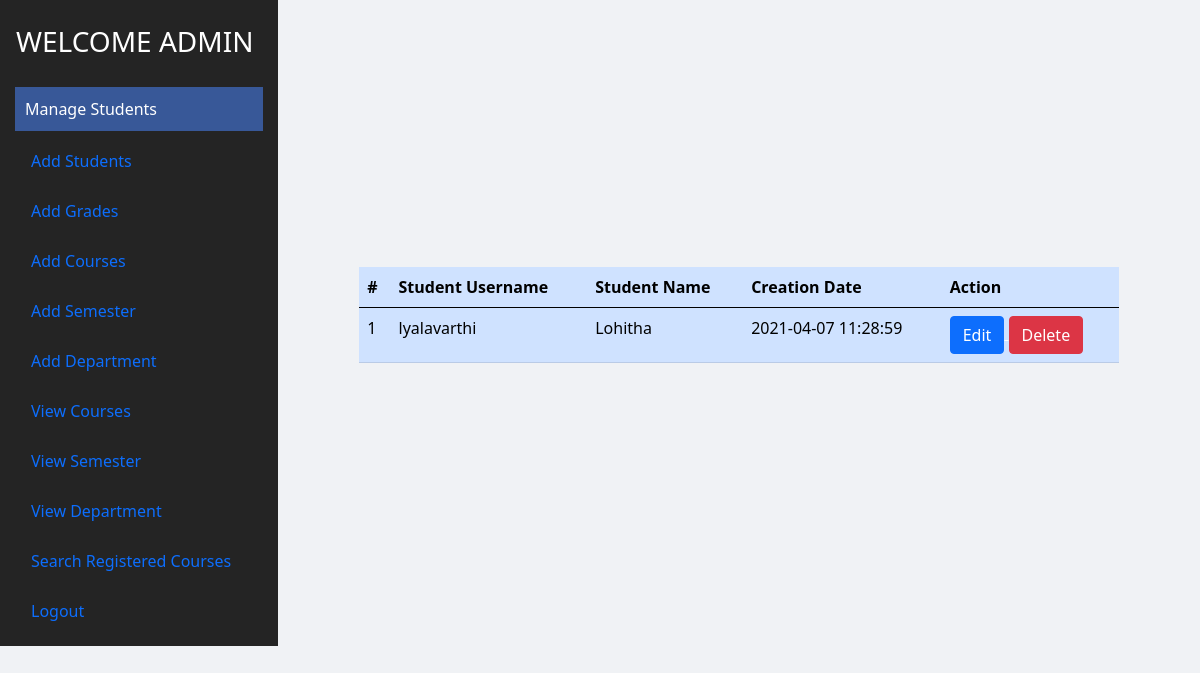
Page /registration-system/admin/view-students.php (signed in) on the committed database.
### tables this page shows
CREATE TABLE `studentdetails` (
  `username` varchar(255) NOT NULL,
  `studentname` varchar(255) NOT NULL,
  `password` varchar(255) NOT NULL,
  `department` varchar(255) NOT NULL,
  `currentsemester` varchar(255) NOT NULL,
  `createddate` timestamp NULL DEFAULT current_timestamp(),
  `updateddate` timestamp NULL DEFAULT NULL
);

### registration-system/admin/view-students.php (the view, shortened to what this page needs)
<?php
include "../shared/database.php";
if (empty($_SESSION['aname'])) {
    header('location:index.php');
} else {
?>
    <?php include "../shared/header.php" ?>
    <body>
        <div style="display:flex;">
            <?php if (!empty($_SESSION['aname'])) {
                include '../shared/admin-menubar.php';
            }
            ?>
            <div style="margin:auto;width:800px;padding:20px">
                <table class="table table-primary">
                    <thead>
                        <tr>
                            <th scope="col">#</th>
                            <th scope="col">Student Username</th>
                            <th scope="col">Student Name</th>
                            <th scope="col">Creation Date</th>
                            <th scope="col">Action</th>
                        </tr>
                    </thead>
                    <tbody>
                        <?php
                        $result = mysqli_query($con, "select * from studentdetails");
                        $count = 1;
                        while ($row = mysqli_fetch_array($result)) {
                        ?>
                            <tr>
                                <td><?php echo $count; ?></td>
                                <td><?php echo $row['username']; ?></td>
                                <td><?php echo $row['studentname']; ?></td>
                                <td><?php echo $row['createddate']; ?></td>
                                <td>
                                    <div style="display:inline-block">
                                        <a href="edit-student-details.php?id=<?php echo $row['username'] ?>">
                                            <button type="button" name="edit" class="btn btn-primary">Edit</button>
                                        </a>
                                        <a href="view-students.php?id=<?php echo $row['username'] ?>&delete=delete" onClick="return confirm('Are you sure you want to delete?')">
                                            <button class="btn btn-danger" name="delete">Delete</button>
                                        </a>
                                    </div>
                                </td>
                            </tr>
                        <?php
                            $count++;
                        } ?>
                    </tbody>
                </table>
            </div>
        </div>
    </body>
<?php } ?>

### registration-system/styles/style.css (style rules this page uses)
body { background-color: #f0f2f5; }

### registration-system/shared/admin-menubar.php (style rules this page uses)
a { color: white; margin-top: 10px; }

### rows in the picture
studentdetails: username "lyalavarthi", studentname "Lohitha", createddate "2021-04-07 11:28:59"

### other values in the picture
$_SESSION['aname'] "ADMIN"
